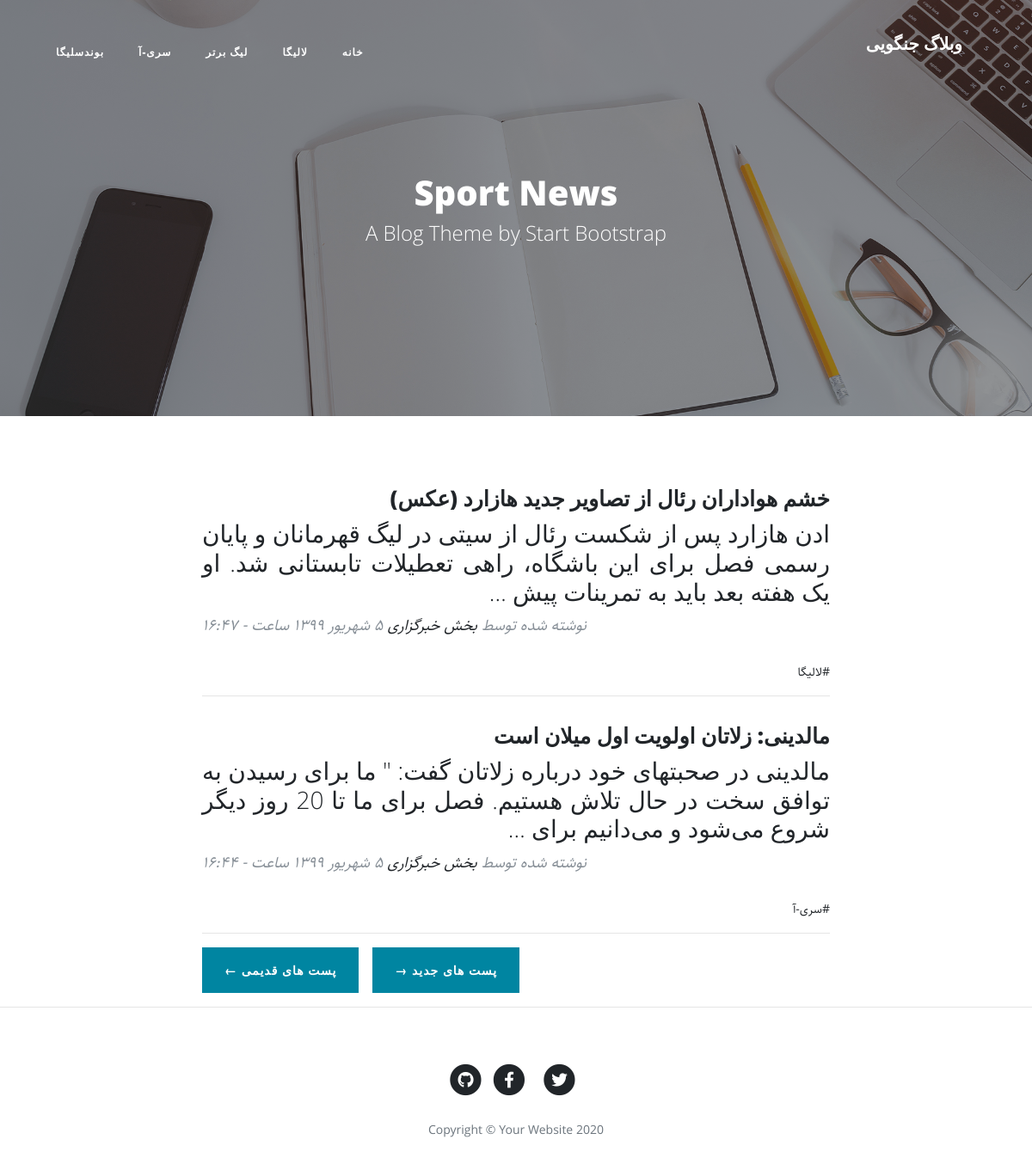
/page/2, run on the app's committed database.
### blog/models.py (models this page shows, shortened)
class Category(models.Model):
    parent = models.ForeignKey('self', default=None, null=True, blank=True, on_delete=models.SET_NULL, related_name='children', verbose_name='زیر دسته')
    title = models.CharField(max_length=200)
    slug = models.SlugField(max_length=100, unique=True)
    status = models.BooleanField(default=True, verbose_name='آیا نمایش داده شود؟')
    position = models.IntegerField()
    class Meta:
        verbose_name = 'دسته بندی'
        verbose_name_plural = 'دسته بندی ها'
        ordering = ['parent__id', 'position']
    objects = CategoryManager()

class Article(models.Model):
    STATUS_CHOICES = (
        ('d', 'Draft'),
        ('p', 'Published')
    )
    title = models.CharField(max_length=200)
    slug = models.SlugField(max_length=100, unique=True)
    category = models.ManyToManyField(Category, verbose_name='دسته بندی', related_name='articles')
    description = models.TextField()
    thumbnail = models.ImageField(upload_to='images')
    publish = models.DateTimeField(default=timezone.now)
    created = models.DateTimeField(auto_now_add=True)
    updated = models.DateTimeField(auto_now=True)
    status = models.CharField(max_length=1, choices=STATUS_CHOICES)
    class Meta:
        verbose_name = 'مقاله'
        verbose_name_plural = 'مقالات'
    def jpublish(self):
        return jalali_converter(self.publish)
    jpublish.short_description = 'زمان انتشار'
    def category_published(self):
        return self.category.filter(status=True)
    objects = ArticleManager()

### blog/views.py (the view)
# urls.py: path('', home, name='home'),
def home(request, page=1):
    articles_list = Article.objects.filter(status='p').order_by('-publish')
    paginator = Paginator(articles_list, 2)
    articles = paginator.get_page(page)
    context = {
        'articles': articles,
    }
    return render(request, 'blog/home.html', context)

### blog/models.py (called while the page is built)
    def active(self):
        return self.filter(status=True)

### blog/templatetags/base_tags.py (called while the page is built)
@register.simple_tag
def title():
    return 'وبلاگ جنگویی'

@register.inclusion_tag('blog/partials/category_navbar.html')
def category_navbar():
    return {
        'category': Category.objects.filter(status=True)
    }

### extensions/jalali.py (called while the page is built)
    def persian_tuple(self):
        return self.persian_year, self.persian_month, self.persian_day

### extensions/utils.py (called while the page is built)
def persian_numbers_converter(mystr):
    numbers = {
        "0": "۰",
        "1": "۱",
        "2": "۲",
        "3": "۳",
        "4": "۴",
        "5": "۵",
        "6": "۶",
        "7": "۷",
        "8": "۸",
        "9": "۹",
    }
    for e_num, p_num in numbers.items():
        mystr = mystr.replace(e_num, p_num)
    return mystr

def jalali_converter(time):
    jmonth = ['فروردین', 'اردیبهشت', 'خرداد',
              'تیر', 'مرداد', 'شهریور',
              'مهر', 'آبان', 'آذر',
              'دی', 'بهمن', 'اسفند']
    time = timezone.localtime(time)
    time_to_str = f'{time.year},{time.month},{time.day}'
    time_to_tuple = jalali.Gregorian(time_to_str).persian_tuple()
    time_to_list = list(time_to_tuple)
    for index, month in enumerate(jmonth):
        if time_to_list[1] == index + 1:
            time_to_list[1] = month
            break
    output = f'{time_to_list[2]} {time_to_list[1]} {time_to_list[0]} ساعت - {time.hour}:{time.minute}'
    return persian_numbers_converter(output)

### blog/templates/blog/home.html (shortened to what this page needs)
{% extends 'blog/base.html' %}
{% load static %}
{% block main %}
<header class="masthead" style="background-image: url('{% static "blog/img/home-bg.jpg" %}')">
<div class="overlay"></div>
<div class="container">
    <div class="row">
        <div class="col-lg-8 col-md-10 mx-auto">
            <div class="site-heading">
                <h1>Sport News</h1>
                <span class="subheading">A Blog Theme by Start Bootstrap</span>
            </div>
        </div>
    </div>
</div>
</header>
<div class="container">
    <div class="row">
        <div class="col-lg-8 col-md-10 mx-auto">
            {% for article in articles %}
            <div class="post-preview">
                <a href="{% url 'blog:detail' article.slug %}">
                    <h2 class="post-title">
                        {{article.title}}
                    </h2>
                    <h3 class="post-subtitle text-justify">
                        {{article.description|truncatewords:30}}
                    </h3>
                </a>
                <p class="post-meta">نوشته شده توسط
                    <a href="#">بخش خبرگزاری</a>
                    {{article.jpublish}}</p>
                <div>
                    {% for cat in article.category_published.all %}
                    <a href="{% url 'blog:category' cat.slug %}">#{{cat.title}}</a>
                    {% endfor %}
                </div>
            </div>
            <hr>
            {% endfor %}
            <div class="clearfix pager-botton">
                {% if articles.has_previous %}
                <a class="btn btn-primary float-right ml-3" href="{% url 'blog:home' articles.previous_page_number %}">پست
                    های جدید &rarr;</a>
                {% endif %}
                {% if articles.has_next %}
                <a class="btn btn-primary float-right" href="{% url 'blog:home' articles.next_page_number %}">پست های
                    قدیمی &larr;</a>
                {% endif %}
            </div>
        </div>
    </div>
</div>
{% endblock %}

### blog/templates/blog/partials/category_navbar.html (shortened to what this page needs)
<div class="collapse navbar-collapse nav" id="navbarResponsive">
    <ul class="navbar-nav ml-auto">
        <li class="nav-item">
            <a class="nav-link" href="{% url 'blog:home' %}">خانه</a>
        </li>
        {% for cat in category %}
        {% if cat.parent == None %}
        <li class="nav-item">
            <a class="nav-link" href="{% url 'blog:category' cat.slug %}">{{cat.title}}</a>
        </li>
        {% endif %}
        {% endfor %}
    </ul>
</div>

### blog/static/blog/css/rtl.css (style rules this page uses)
body { direction: rtl; text-align: right; font-family: "Sahel"; font-size: 14px; }
.navbar-nav { margin-left: initial !important; margin-right: auto; }
.post-meta { text-align: left; }
.pager-botton { float: left !important; }
header.masthead .site-heading h1 { font-size: 40px; }
.post-preview > a > .post-title { font-size: 25px; }
.nav ul { padding-right: 0; }
.nav ul li { border-bottom: none; height: 86px; line-height: 86px; font-size: 14px; display: inline-block; float: left; margin: 0 auto; }
.nav ul li a { text-decoration: none; color: #000000; display: block; transition: .3s background-color; padding: 0 24px; }
.nav a { border-bottom: none; }

### data on the page
Category: title "لالیگا"
Category: title "لیگ برتر"
Category: title "سری-آ"
Category: title "بوندسلیگا"
Article: title "خشم هواداران رئال از تصاویر جدید هازارد (عکس)", description "ادن هازارد پس از شکست رئال از سیتی در لیگ قهرمانان و پایان رسمی فصل برای این باشگاه، راهی تعطیلات تابستانی شد. او یک هفته بعد باید به تمرینات پیش …", jpublish "۵ شهریور ۱۳۹۹ ساعت - ۱۶:۴۷"
Article: title "مالدینی: زلاتان اولویت اول میلان است", description "مالدینی در صحبتهای خود درباره زلاتان گفت: \" ما برای رسیدن به توافق سخت در حال تلاش هستیم. فصل برای ما تا 20 روز دیگر شروع می‌شود و می‌دانیم برای …", jpublish "۵ شهریور ۱۳۹۹ ساعت - ۱۶:۴۴"
